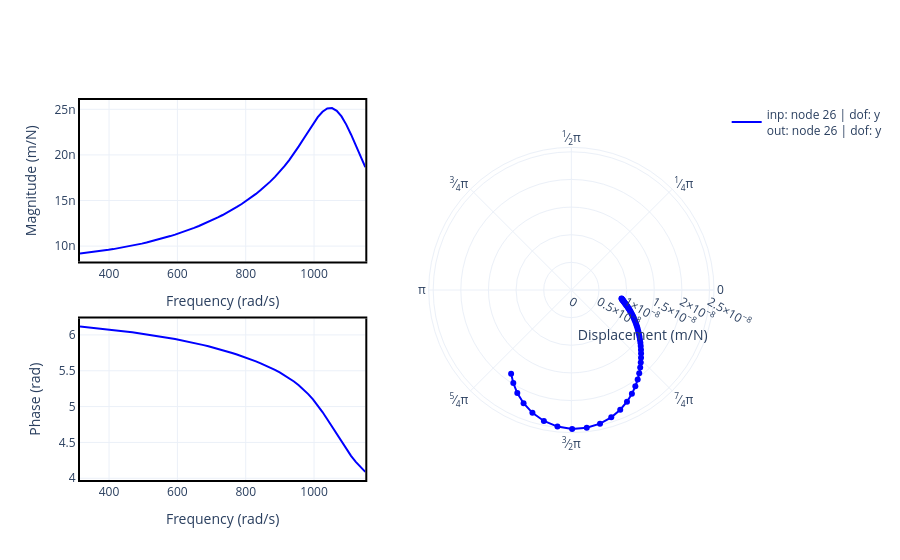

Notebook code for this chart:
### Markdown cell above
### 1.1.3 Plotting results - Bode Plot

We can plot the frequency response selecting the input and output degree of freedom.

- Input is the degree of freedom to be excited;
- Output is the degree of freedom to be observed.

Each shaft node has 4 local degrees of freedom (dof) $[x, y, \alpha, \beta]$, and each degree of freedom has it own index:
- $x$ -> index 0
- $y$ -> index 1
- $\alpha$ -> index 2
- $\beta$ -> index 3

To select a DoF to input and a DoF to the output, we have to use the following correlation:

$global\_dof = node\_number \cdot  dof\_per\_node + dof\_index$

For example:
node 26, local dof $y$:

$DoF = 26 \cdot 4 + 1 = 105$

### Code cell
plot = results1.plot(inp=105, out=105)
plot

# converting the first plot yaxis to log scale
# plot = results1.plot(inp=105, out=105)
# plot.update_yaxes(type="log", row=1, col=1)
# plot
